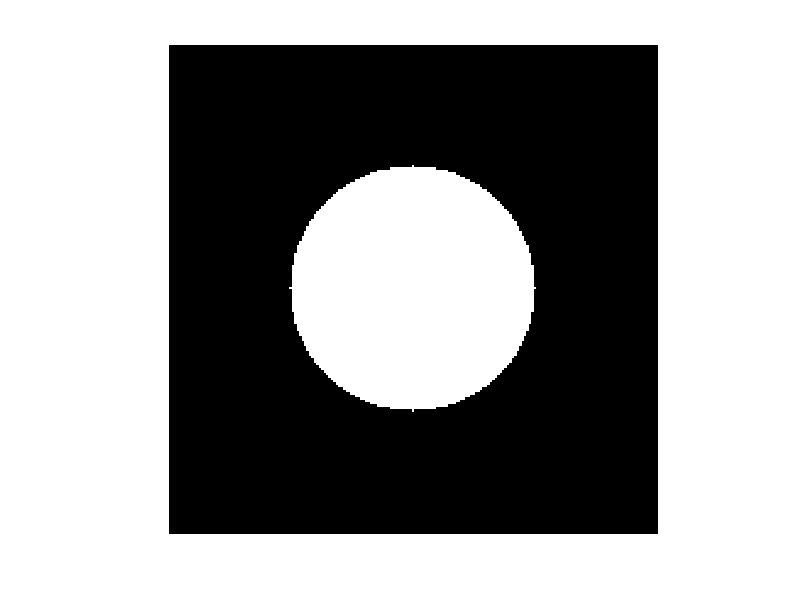

The MATLAB source for this figure:
circl = zeros(200,200);
cx = 100;
cy = 100;
radius = 50;

for i=1:200
    for j=1:200
        if sqrt((i-cx)^2+(j-cy)^2) <= radius
            circl(i,j) = 255;
        end
    end
end
imshow(circl)
    

